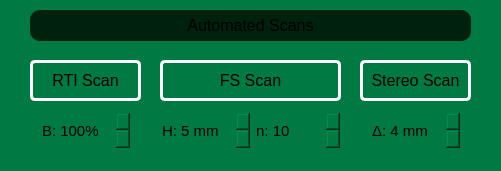
               <widget class="QFrame" name="scanFrame">
                <property name="geometry">
                 <rect>
                  <x>0</x>
                  <y>570</y>
                  <width>501</width>
                  <height>171</height>
                 </rect>
                </property>
                <property name="sizePolicy">
                 <sizepolicy hsizetype="Fixed" vsizetype="Fixed">
                  <horstretch>0</horstretch>
                  <verstretch>0</verstretch>
                 </sizepolicy>
                </property>
                <property name="minimumSize">
                 <size>
                  <width>400</width>
                  <height>100</height>
                 </size>
                </property>
                <property name="palette">
                 <palette>
                  <active>
                   <colorrole role="WindowText">
                    <brush brushstyle="SolidPattern">
                     <color alpha="255">
                      <red>255</red>
                      <green>255</green>
                      <blue>255</blue>
                     </color>
                    </brush>
                   </colorrole>
                   <colorrole role="Button">
                    <brush brushstyle="SolidPattern">
                     <color alpha="255">
                      <red>1</red>
                      <green>121</green>
                      <blue>66</blue>
                     </color>
                    </brush>
                   </colorrole>
                   <colorrole role="Text">
                    <brush brushstyle="SolidPattern">
                     <color alpha="255">
                      <red>255</red>
                      <green>255</green>
                      <blue>255</blue>
                     </color>
                    </brush>
                   </colorrole>
                   <colorrole role="ButtonText">
                    <brush brushstyle="SolidPattern">
                     <color alpha="255">
                      <red>255</red>
                      <green>255</green>
                      <blue>255</blue>
                     </color>
                    </brush>
                   </colorrole>
                   <colorrole role="Base">
                    <brush brushstyle="SolidPattern">
                     <color alpha="255">
                      <red>1</red>
                      <green>121</green>
                      <blue>66</blue>
                     </color>
                    </brush>
                   </colorrole>
                   <colorrole role="Window">
                    <brush brushstyle="SolidPattern">
                     <color alpha="255">
                      <red>1</red>
                      <green>121</green>
                      <blue>66</blue>
                     </color>
                    </brush>
                   </colorrole>
                  </active>
                  <inactive>
                   <colorrole role="WindowText">
                    <brush brushstyle="SolidPattern">
                     <color alpha="255">
                      <red>255</red>
                      <green>255</green>
                      <blue>255</blue>
                     </color>
                    </brush>
                   </colorrole>
                   <colorrole role="Button">
                    <brush brushstyle="SolidPattern">
                     <color alpha="255">
                      <red>1</red>
                      <green>121</green>
                      <blue>66</blue>
                     </color>
                    </brush>
                   </colorrole>
                   <colorrole role="Text">
                    <brush brushstyle="SolidPattern">
                     <color alpha="255">
                      <red>255</red>
                      <green>255</green>
                      <blue>255</blue>
                     </color>
                    </brush>
                   </colorrole>
                   <colorrole role="ButtonText">
                    <brush brushstyle="SolidPattern">
                     <color alpha="255">
                      <red>255</red>
                      <green>255</green>
                      <blue>255</blue>
                     </color>
                    </brush>
                   </colorrole>
                   <colorrole role="Base">
                    <brush brushstyle="SolidPattern">
                     <color alpha="255">
                      <red>1</red>
                      <green>121</green>
                      <blue>66</blue>
                     </color>
                    </brush>
                   </colorrole>
                   <colorrole role="Window">
                    <brush brushstyle="SolidPattern">
                     <color alpha="255">
                      <red>1</red>
                      <green>121</green>
                      <blue>66</blue>
                     </color>
                    </brush>
                   </colorrole>
                  </inactive>
                  <disabled>
                   <colorrole role="WindowText">
                    <brush brushstyle="SolidPattern">
                     <color alpha="255">
                      <red>255</red>
                      <green>255</green>
                      <blue>255</blue>
                     </color>
                    </brush>
                   </colorrole>
                   <colorrole role="Button">
                    <brush brushstyle="SolidPattern">
                     <color alpha="255">
                      <red>1</red>
                      <green>121</green>
                      <blue>66</blue>
                     </color>
                    </brush>
                   </colorrole>
                   <colorrole role="Text">
                    <brush brushstyle="SolidPattern">
                     <color alpha="255">
                      <red>255</red>
                      <green>255</green>
                      <blue>255</blue>
                     </color>
                    </brush>
                   </colorrole>
                   <colorrole role="ButtonText">
                    <brush brushstyle="SolidPattern">
                     <color alpha="255">
                      <red>255</red>
                      <green>255</green>
                      <blue>255</blue>
                     </color>
                    </brush>
                   </colorrole>
                   <colorrole role="Base">
                    <brush brushstyle="SolidPattern">
                     <color alpha="255">
                      <red>1</red>
                      <green>121</green>
                      <blue>66</blue>
                     </color>
                    </brush>
                   </colorrole>
                   <colorrole role="Window">
                    <brush brushstyle="SolidPattern">
                     <color alpha="255">
                      <red>1</red>
                      <green>121</green>
                      <blue>66</blue>
                     </color>
                    </brush>
                   </colorrole>
                  </disabled>
                 </palette>
                </property>
                <property name="styleSheet">
                 <string notr="true">background-color: #017942;
border-radius: 10px;</string>
                </property>
                <property name="frameShape">
                 <enum>QFrame::StyledPanel</enum>
                </property>
                <property name="frameShadow">
                 <enum>QFrame::Raised</enum>
                </property>
                <widget class="QPushButton" name="scan_rti">
                 <property name="geometry">
                  <rect>
                   <x>30</x>
                   <y>60</y>
                   <width>111</width>
                   <height>41</height>
                  </rect>
                 </property>
                 <property name="sizePolicy">
                  <sizepolicy hsizetype="Minimum" vsizetype="Minimum">
                   <horstretch>0</horstretch>
                   <verstretch>0</verstretch>
                  </sizepolicy>
                 </property>
                 <property name="minimumSize">
                  <size>
                   <width>20</width>
                   <height>20</height>
                  </size>
                 </property>
                 <property name="font">
                  <font>
                   <pointsize>12</pointsize>
                  </font>
                 </property>
                 <property name="styleSheet">
                  <string notr="true">border: 3px solid #ffffff;  /* Border color */
background-color: transparent;
padding: 8px;
border-radius: 5px;</string>
                 </property>
                 <property name="text">
                  <string>RTI Scan</string>
                 </property>
                 <property name="checkable">
                  <bool>false</bool>
                 </property>
                </widget>
                <widget class="QPushButton" name="scan_fs">
                 <property name="geometry">
                  <rect>
                   <x>160</x>
                   <y>60</y>
                   <width>181</width>
                   <height>41</height>
                  </rect>
                 </property>
                 <property name="sizePolicy">
                  <sizepolicy hsizetype="Minimum" vsizetype="Minimum">
                   <horstretch>0</horstretch>
                   <verstretch>0</verstretch>
                  </sizepolicy>
                 </property>
                 <property name="minimumSize">
                  <size>
                   <width>20</width>
                   <height>20</height>
                  </size>
                 </property>
                 <property name="font">
                  <font>
                   <pointsize>12</pointsize>
                  </font>
                 </property>
                 <property name="styleSheet">
                  <string notr="true">border: 3px solid #ffffff;  /* Border color */
background-color: transparent;
padding: 8px;
border-radius: 5px;</string>
                 </property>
                 <property name="text">
                  <string>FS Scan</string>
                 </property>
                 <property name="checkable">
                  <bool>false</bool>
                 </property>
                </widget>
                <widget class="QPushButton" name="scan_sp">
                 <property name="geometry">
                  <rect>
                   <x>360</x>
                   <y>60</y>
                   <width>111</width>
                   <height>41</height>
                  </rect>
                 </property>
                 <property name="sizePolicy">
                  <sizepolicy hsizetype="Minimum" vsizetype="Minimum">
                   <horstretch>0</horstretch>
                   <verstretch>0</verstretch>
                  </sizepolicy>
                 </property>
                 <property name="minimumSize">
                  <size>
                   <width>20</width>
                   <height>20</height>
                  </size>
                 </property>
                 <property name="font">
                  <font>
                   <pointsize>12</pointsize>
                  </font>
                 </property>
                 <property name="styleSheet">
                  <string notr="true">border: 3px solid #ffffff;  /* Border color */
background-color: transparent;
padding: 8px;
border-radius: 5px;</string>
                 </property>
                 <property name="text">
                  <string>Stereo Scan</string>
                 </property>
                 <property name="checkable">
                  <bool>false</bool>
                 </property>
                </widget>
                <widget class="QLabel" name="label_5">
                 <property name="geometry">
                  <rect>
                   <x>30</x>
                   <y>10</y>
                   <width>441</width>
                   <height>31</height>
                  </rect>
                 </property>
                 <property name="font">
                  <font>
                   <pointsize>12</pointsize>
                  </font>
                 </property>
                 <property name="styleSheet">
                  <string notr="true">background-color: #00210c;
border-radius: 10px;</string>
                 </property>
                 <property name="text">
                  <string>Automated Scans</string>
                 </property>
                 <property name="alignment">
                  <set>Qt::AlignCenter</set>
                 </property>
                </widget>
                <widget class="QSpinBox" name="inputBox_SP">
                 <property name="geometry">
                  <rect>
                   <x>370</x>
                   <y>110</y>
                   <width>91</width>
                   <height>41</height>
                  </rect>
                 </property>
                 <property name="font">
                  <font>
                   <pointsize>11</pointsize>
                   <weight>50</weight>
                   <bold>false</bold>
                  </font>
                 </property>
                 <property name="wrapping">
                  <bool>false</bool>
                 </property>
                 <property name="suffix">
                  <string> mm</string>
                 </property>
                 <property name="prefix">
                  <string>Δ: </string>
                 </property>
                 <property name="minimum">
                  <number>1</number>
                 </property>
                 <property name="maximum">
                  <number>65</number>
                 </property>
                 <property name="value">
                  <number>4</number>
                 </property>
                </widget>
                <widget class="QSpinBox" name="inputBox_FS_h">
                 <property name="geometry">
                  <rect>
                   <x>160</x>
                   <y>110</y>
                   <width>91</width>
                   <height>41</height>
                  </rect>
                 </property>
                 <property name="font">
                  <font>
                   <pointsize>11</pointsize>
                   <weight>50</weight>
                   <bold>false</bold>
                  </font>
                 </property>
                 <property name="wrapping">
                  <bool>false</bool>
                 </property>
                 <property name="suffix">
                  <string> mm</string>
                 </property>
                 <property name="prefix">
                  <string>H: </string>
                 </property>
                 <property name="minimum">
                  <number>1</number>
                 </property>
                 <property name="maximum">
                  <number>50</number>
                 </property>
                 <property name="value">
                  <number>5</number>
                 </property>
                </widget>
                <widget class="QSpinBox" name="inputBox_FS_n">
                 <property name="geometry">
                  <rect>
                   <x>250</x>
                   <y>110</y>
                   <width>91</width>
                   <height>41</height>
                  </rect>
                 </property>
                 <property name="font">
                  <font>
                   <pointsize>11</pointsize>
                   <weight>50</weight>
                   <bold>false</bold>
                  </font>
                 </property>
                 <property name="wrapping">
                  <bool>false</bool>
                 </property>
                 <property name="suffix">
                  <string/>
                 </property>
                 <property name="prefix">
                  <string> n: </string>
                 </property>
                 <property name="minimum">
                  <number>2</number>
                 </property>
                 <property name="maximum">
                  <number>100</number>
                 </property>
                 <property name="value">
                  <number>10</number>
                 </property>
                </widget>
                <widget class="QSpinBox" name="inputBox_RTI">
                 <property name="geometry">
                  <rect>
                   <x>40</x>
                   <y>110</y>
                   <width>91</width>
                   <height>41</height>
                  </rect>
                 </property>
                 <property name="font">
                  <font>
                   <pointsize>11</pointsize>
                   <weight>50</weight>
                   <bold>false</bold>
                  </font>
                 </property>
                 <property name="wrapping">
                  <bool>false</bool>
                 </property>
                 <property name="suffix">
                  <string>%</string>
                 </property>
                 <property name="prefix">
                  <string>B: </string>
                 </property>
                 <property name="minimum">
                  <number>10</number>
                 </property>
                 <property name="maximum">
                  <number>100</number>
                 </property>
                 <property name="singleStep">
                  <number>10</number>
                 </property>
                 <property name="value">
                  <number>100</number>
                 </property>
                </widget>
               </widget>
